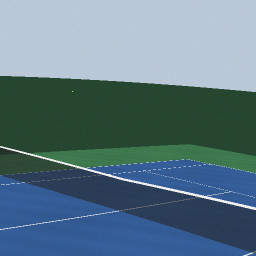
%> input picture app/src/main/assets/vision/sample/checks/check_01.jpg, 256 x 256 px
$ octave --eval "result = linePixels(imread('../../../app/src/main/assets/vision/sample/checks/check_01.jpg'));"   (GNU Octave 9; MATLAB toolbox functions it lacks are replaced by stand-ins)
%> lines starting %> are read from the running program, lines starting %| are printed output that depends on the picture; in (x1, y1, x2, y2) boxes, pixels count from 0 and x2, y2 are one past the last pixel; in counts of white or black regions, pixels touching at a corner belong together; the program's own positions count from 1
function [mask, white] = linePixels(img, opts)
%LINEPIXELS  Thin centre lines of the white court lines (and net tape) in an image.
%   A line pixel is brighter than the pixels a few pixels away on BOTH sides,
%   across the line (a ridge), and is not coloured. Edges such as the sky
%   above a dark fence are bright on one side only, so they drop out. Then
%   thinned to one pixel (TV-CAL-10: threshold, thin).
%   RETUNE(real footage): ridge contrast (opts.minContrast, 6 levels), its
%   reach (opts.reach, 3 px; a list tries each) and the colour limit (opts.maxSat, 0.5) suit
%   clean synthetic lines; sun, shadows and worn paint will need new values.
%   Real footage (first test, Chris's iPhone video, 17 Nov): trees, fence mesh and
%   the net's mesh give short ridges. opts.minLength (px, default 0 = off) keeps
%   only thinned pieces at least that long; court lines are long and straight.
%   opts.maxPieceSat (default Inf = off) drops pieces whose median colour saturation is
%   above it: coloured tape (pickleball lines) as opposed to white paint.
if nargin < 2, opts = struct(); end
if ~isfield(opts, 'minContrast'), opts.minContrast = 6; end
if ~isfield(opts, 'reach'), opts.reach = 3; end
if ~isfield(opts, 'maxSat'), opts.maxSat = 0.5; end
if ~isfield(opts, 'minLength'), opts.minLength = 0; end
if ~isfield(opts, 'maxPieceSat'), opts.maxPieceSat = Inf; end
img  = double(img);
g    = mean(img, 3);
across = -inf(size(g));
for k = opts.reach(:)'                                  % several reaches: near lines are wide
    sh   = @(dy, dx) g(min(max((1:end) + dy, 1), end), min(max((1:end) + dx, 1), end));
    across = max(across, max(min(g - sh(-k, 0), g - sh(k, 0)), ...   % brighter than above and below
                             min(g - sh(0, -k), g - sh(0, k))));      % or than left and right
    across = max(across, min(g - sh(-k, -k), g - sh(k, k)));         % diagonals
    across = max(across, min(g - sh(-k, k), g - sh(k, -k)));
end
%> this loop made 1 pass
%> pass 1, in linePixels, `across = max(across, max(min(g - sh(-k, 0), g - sh(k, 0)), min(g - sh(..`:
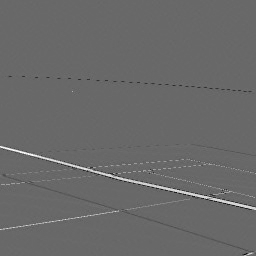
%> across: size 256x256 double; min -137.3, max 196.7, mean 1; drawn with min black and max white
%> pass 1, in linePixels, `across = max(across, min(g - sh(-k, k), g - sh(k, -k)));`:
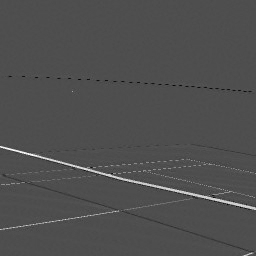
%> across: size 256x256 double; min -88.67, max 200.3, mean 1.7; drawn with min black and max white
mx = max(img, [], 3);  mn = min(img, [], 3);
%> after `mx = max(img, [], 3)`:
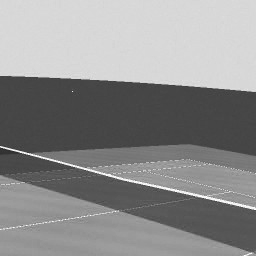
%> mx: size 256x256 double; min 42, max 255, mean 141.4
%> after `mn = min(img, [], 3)`:
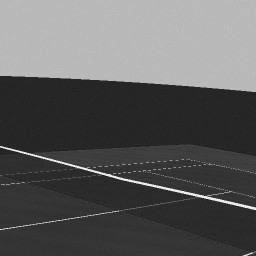
%> mn: size 256x256 double; min 14, max 251, mean 92.9
sat = (mx - mn) ./ max(mx, 1);
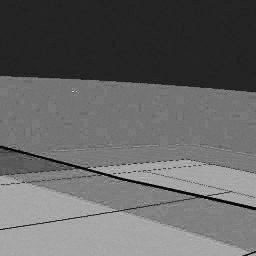
%> sat: size 256x256 double; min 0, max 0.837, mean 0.398
white = across > opts.minContrast & sat < opts.maxSat;
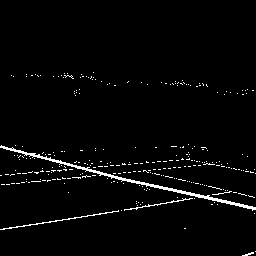
%> white: size 256x256 logical; 2.6% white in thin lines or dots, all inside (x1, y1, x2, y2) = (0, 72, 256, 256)
white = bwareaopen(white, 3);                           % drop specks
%> white: size 256x256 logical; 2.2% white in thin lines or dots, all inside (x1, y1, x2, y2) = (0, 75, 256, 256)
mask = bwmorph(white, 'thin', Inf);
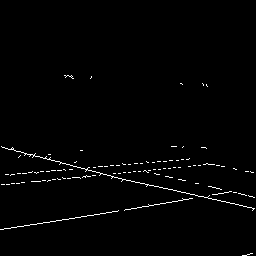
%> mask: size 256x256 logical; 1.4% white in thin lines or dots, all inside (x1, y1, x2, y2) = (0, 75, 255, 256)
if opts.minLength > 0
    % length of a thinned piece ~ its pixel count; break junctions so mesh grids fall apart
    nb = conv2(double(mask), [1 1 1; 1 0 1; 1 1 1], 'same');
    pieces = mask & ~(mask & nb > 2);
    pieces = bwareaopen(pieces, opts.minLength, 8);
    if isfinite(opts.maxPieceSat)
        % coloured tape (a pickleball court taped over the tennis court, common on public
        % courts) is pale enough to pass the pixel colour limit; judged per piece, by its
        % median colour, white paint stays near 0.06 and pink tape near 0.23 (17 Nov)
        [lab, n] = bwlabel(pieces, 8);
        if n > 0
            ms = accumarray(lab(lab > 0), sat(lab > 0), [n 1], @median);
            pieces(lab > 0) = ms(lab(lab > 0)) <= opts.maxPieceSat;
        end
    end
    mask = mask & imdilate(pieces, true(3));
end
end

$ run again, on app/src/main/assets/vision/sample/checks/check_02.jpg
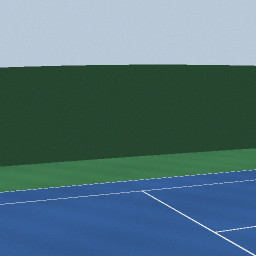
%> input picture app/src/main/assets/vision/sample/checks/check_02.jpg, 256 x 256 px
%> in linePixels, `white = across > opts.minContrast & sat < opts.maxSat;`:
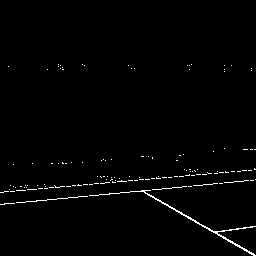
%> white: size 256x256 logical; 1.3% white in thin lines or dots, all inside (x1, y1, x2, y2) = (0, 64, 256, 256)
%> in linePixels, `mask = bwmorph(white, 'thin', Inf);`:
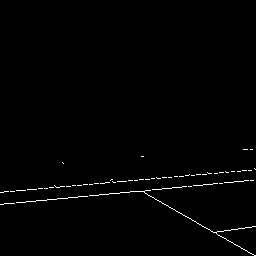
%> mask: size 256x256 logical; 0.96% white in thin lines or dots, all inside (x1, y1, x2, y2) = (0, 149, 256, 256)

$ run again, on app/src/main/assets/vision/sample/checks/check_03.jpg
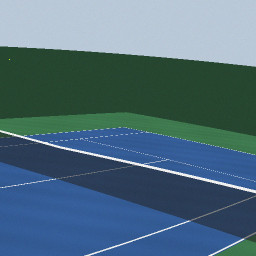
%> input picture app/src/main/assets/vision/sample/checks/check_03.jpg, 256 x 256 px
%> in linePixels, `white = across > opts.minContrast & sat < opts.maxSat;`:
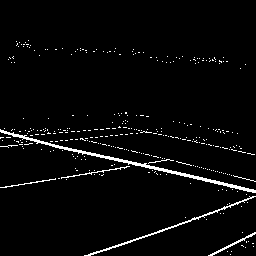
%> white: size 256x256 logical; 3.3% white in thin lines or dots, all inside (x1, y1, x2, y2) = (0, 40, 256, 256)
%> in linePixels, `mask = bwmorph(white, 'thin', Inf);`:
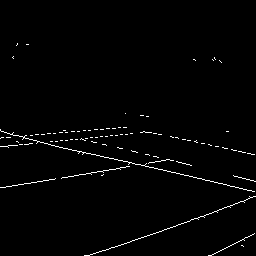
%> mask: size 256x256 logical; 1.5% white in thin lines or dots, all inside (x1, y1, x2, y2) = (0, 43, 256, 256)

$ run again, on app/src/main/assets/vision/sample/checks/check_04.jpg
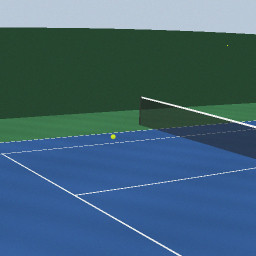
%> input picture app/src/main/assets/vision/sample/checks/check_04.jpg, 256 x 256 px
%> in linePixels, `mask = bwmorph(white, 'thin', Inf);`:
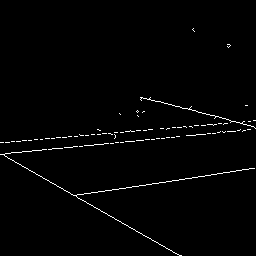
%> mask: size 256x256 logical; 1.4% white in thin lines or dots, all inside (x1, y1, x2, y2) = (0, 28, 256, 256)
